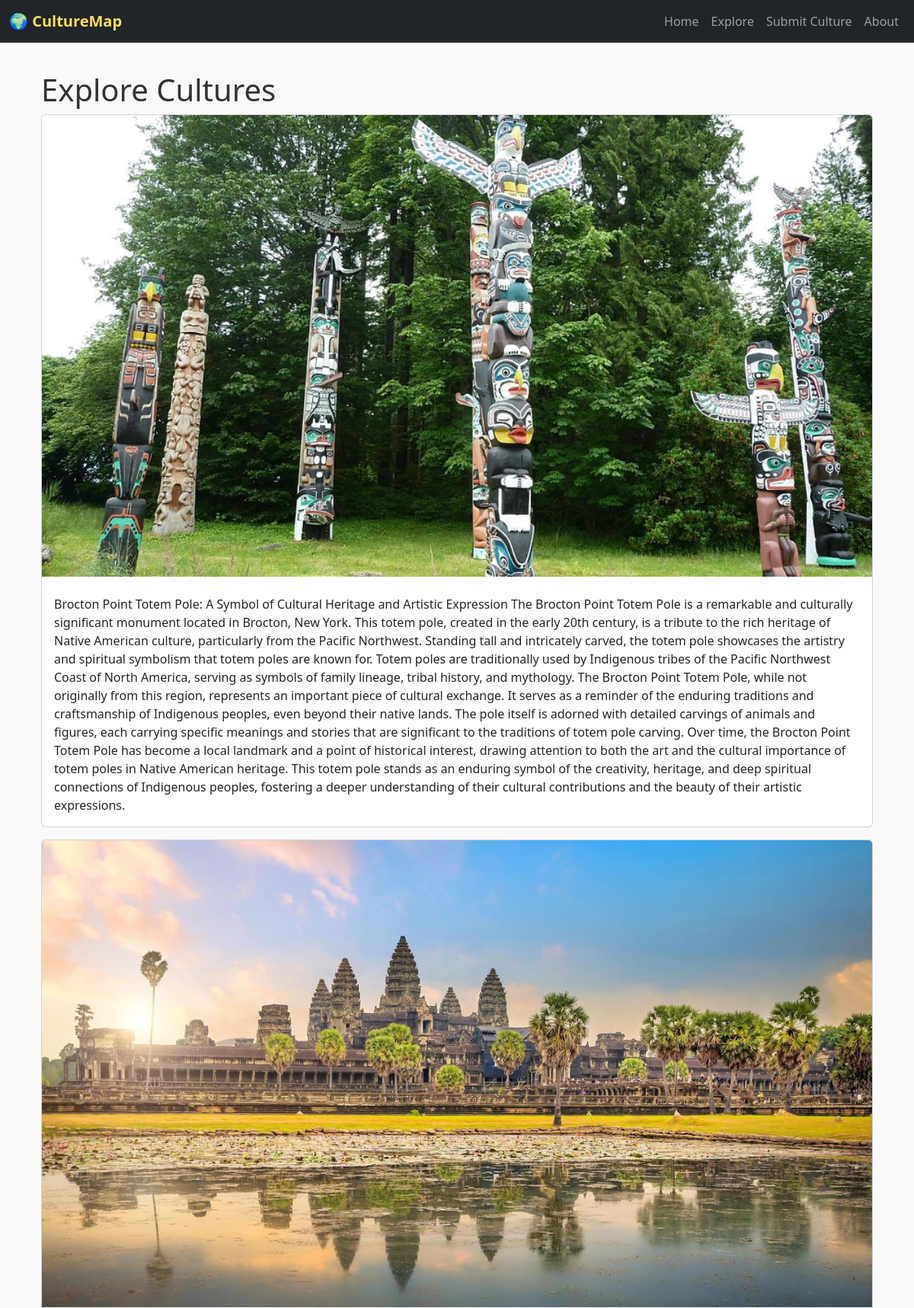
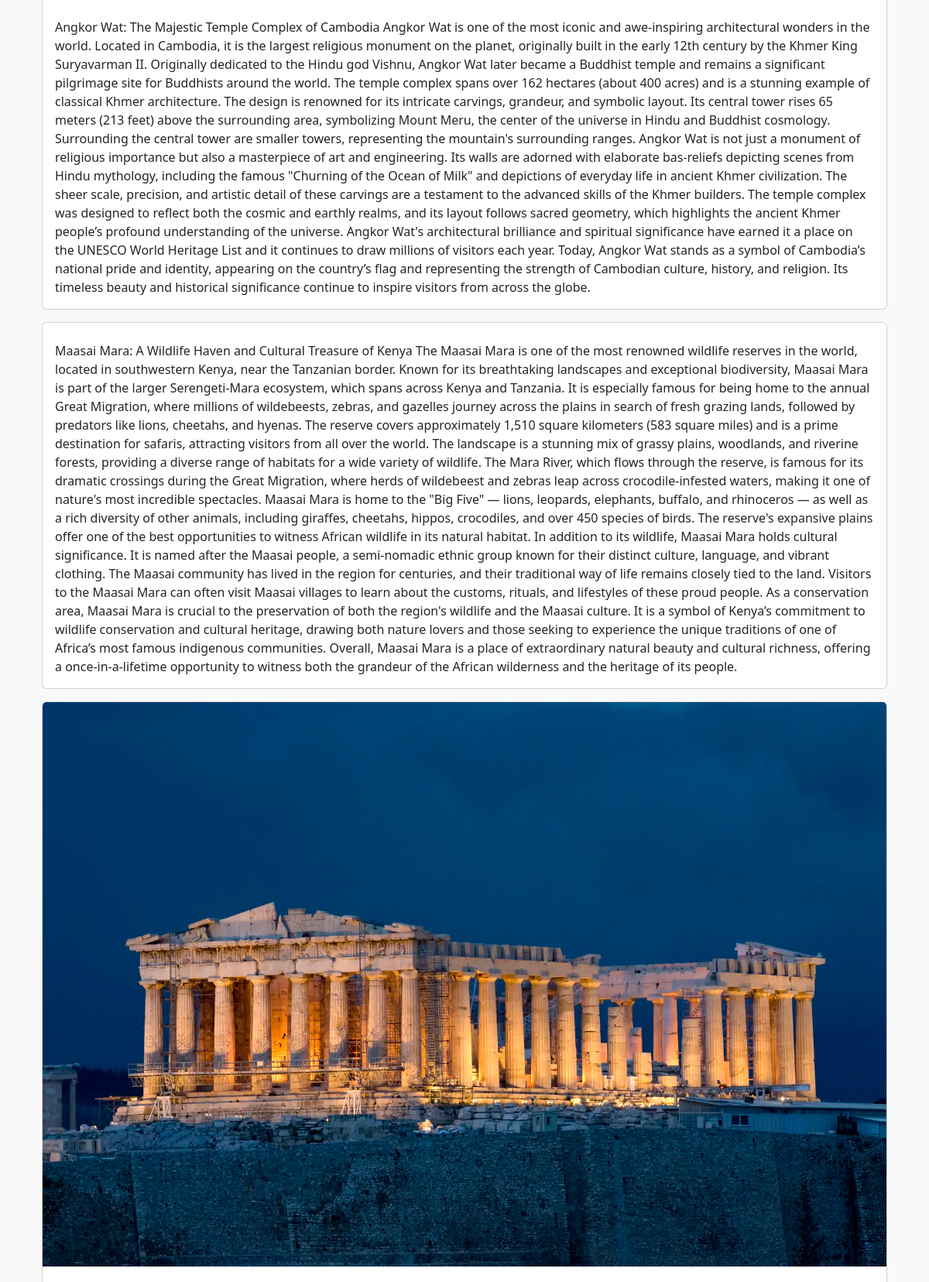
/explore/ (upper part), run on the app's committed database (2 pictures, top to bottom).
### core/models.py (models this page shows, shortened)
class Culture(models.Model):
    country = models.CharField(max_length=100)
    title = models.CharField(max_length=200)
    description = models.TextField()
    image = models.ImageField(
        upload_to='culture_images/', blank=True, null=True)

### core/views.py (the view)
# urls.py: path('explore/', views.explore, name='explore'),
def explore(request):
    cultures = Culture.objects.all()
    return render(request, 'core/explore.html', {'cultures': cultures})

### core/templates/core/explore.html (shortened to what this page needs)
{% extends 'core/base.html' %} {% block content %}
<div class="container mt-4">
  <h1>Explore Cultures</h1>
  {% for culture in cultures %}
  <div class="card mb-3">
    <img
      src="{{ culture.image.url }}"
      class="card-img-top"
      alt="{{ culture.name }}" />
    <div class="card-body">
      <p class="card-text">{{ culture.description }}</p>
    </div>
  </div>
  {% empty %}
  <p>Belum ada budaya yang ditambahkan.</p>
  {% endfor %}
</div>
{% endblock %}

### core/templates/core/base.html (shortened to what this page needs)
{% load static %}
<!DOCTYPE html>
<html lang="en">
  <head>
    <link
      href="https://cdn.jsdelivr.net/npm/bootstrap@5.3.3/dist/css/bootstrap.min.css"
      rel="stylesheet" />
    <link rel="stylesheet" href="{% static 'css/style.css' %}" />
  </head>
  <body>
    <nav class="navbar navbar-expand-lg navbar-dark bg-dark fixed-top">
      <div class="container-fluid">
        <a class="navbar-brand" href="{% url 'home' %}">🌍 CultureMap</a>
        <div class="collapse navbar-collapse" id="navbarNav">
          <ul class="navbar-nav ms-auto">
            <li class="nav-item">
              <a class="nav-link" href="{% url 'home' %}">Home</a>
            </li>
            <li class="nav-item">
              <a class="nav-link" href="{% url 'explore' %}">Explore</a>
            </li>
            <li class="nav-item">
              <a class="nav-link" href="{% url 'submit_culture' %}"
                >Submit Culture</a
              >
            </li>
            <li class="nav-item">
              <a class="nav-link" href="{% url 'about' %}">About</a>
            </li>
          </ul>
        </div>
      </div>
    </nav>
    <div class="container">{% block content %} {% endblock %}</div>
  </body>
</html>

### static/css/style.css (style rules this page uses)
body { background-color: #f9f9f9; }
.navbar-brand { color: #ffdd57 !important; font-weight: bold; }
h1 { color: #333; font-family: 'Segoe UI', sans-serif; }

### core/templates/core/base.html (style rules this page uses)
body { padding-top: 70px; }
.navbar-brand { font-weight: bold; }

### data on the page
Culture: image (picture), description "Brocton Point Totem Pole: A Symbol of Cultural Heritage and Artistic Expression The Brocton Point Totem Pole is a remarkable and culturally significant monument located in Brocton, New York. This totem pole, created in the early 20th century, is a tribute to the rich heritage of Native American culture, particularly from the Pacific Northwest. Standing tall and intricately carved, the totem pole showcases the artistry and spiritual symbolism that totem poles are known for. Totem poles are traditionally used by Indigenous tribes of the Pacific Northwest Coast of North America, serving as symbols of family lineage, tribal history, and mythology. The Brocton Point Totem Pole, while not…"
Culture: image (picture), description "Angkor Wat: The Majestic Temple Complex of Cambodia Angkor Wat is one of the most iconic and awe-inspiring architectural wonders in the world. Located in Cambodia, it is the largest religious monument on the planet, originally built in the early 12th century by the Khmer King Suryavarman II. Originally dedicated to the Hindu god Vishnu, Angkor Wat later became a Buddhist temple and remains a significant pilgrimage site for Buddhists around the world. The temple complex spans over 162 hectares (about 400 acres) and is a stunning example of classical Khmer architecture. The design is renowned for its intricate carvings, grandeur, and symbolic layout. Its central tower rises 65 meters (213…"
Culture: description "Maasai Mara: A Wildlife Haven and Cultural Treasure of Kenya The Maasai Mara is one of the most renowned wildlife reserves in the world, located in southwestern Kenya, near the Tanzanian border. Known for its breathtaking landscapes and exceptional biodiversity, Maasai Mara is part of the larger Serengeti-Mara ecosystem, which spans across Kenya and Tanzania. It is especially famous for being home to the annual Great Migration, where millions of wildebeests, zebras, and gazelles journey across the plains in search of fresh grazing lands, followed by predators like lions, cheetahs, and hyenas. The reserve covers approximately 1,510 square kilometers (583 square miles) and is a prime…"
Culture: image (picture)
